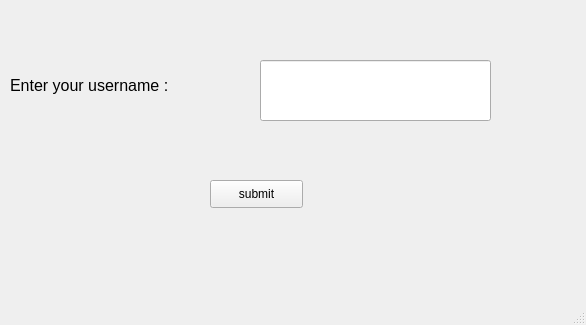
<?xml version="1.0" encoding="UTF-8"?>
<ui version="4.0">
 <class>MainWindow</class>
 <widget class="QMainWindow" name="MainWindow">
  <property name="geometry">
   <rect>
    <x>0</x>
    <y>0</y>
    <width>586</width>
    <height>325</height>
   </rect>
  </property>
  <property name="windowTitle">
   <string>MainWindow</string>
  </property>
  <widget class="QWidget" name="centralwidget">
   <widget class="QLabel" name="label">
    <property name="geometry">
     <rect>
      <x>10</x>
      <y>50</y>
      <width>221</width>
      <height>71</height>
     </rect>
    </property>
    <property name="text">
     <string>&lt;html&gt;&lt;head/&gt;&lt;body&gt;&lt;p&gt;&lt;span style=&quot; font-size:12pt;&quot;&gt;Enter your username :&lt;/span&gt;&lt;/p&gt;&lt;/body&gt;&lt;/html&gt;</string>
    </property>
   </widget>
   <widget class="QLineEdit" name="lineEdit">
    <property name="geometry">
     <rect>
      <x>260</x>
      <y>60</y>
      <width>231</width>
      <height>61</height>
     </rect>
    </property>
   </widget>
   <widget class="QPushButton" name="pushButton">
    <property name="geometry">
     <rect>
      <x>210</x>
      <y>180</y>
      <width>93</width>
      <height>28</height>
     </rect>
    </property>
    <property name="text">
     <string>submit</string>
    </property>
   </widget>
  </widget>
  <widget class="QStatusBar" name="statusbar"/>
 </widget>
 <resources/>
 <connections/>
</ui>
